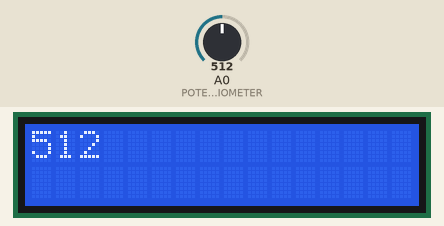
Simulated run of this sketch. Board: Arduino Uno, built with avr-gcc and run on an emulated ATmega328P. On the bench: 16×2 character LCD. The inputs (shaded band) are chosen by the test bench; at power-on: A0 (POTENTIOMETER) = 512. What the sketch prints to the serial monitor is not drawn.

Above: at 1.2 s.
1.3 s: A0 (POTENTIOMETER) set to 716
At 2.5 s:
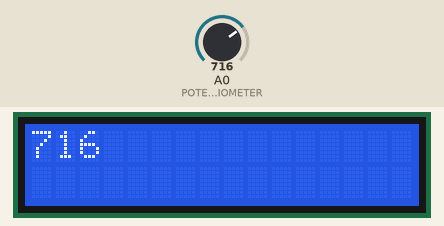
2.8 s: A0 (POTENTIOMETER) set to 900
At 3.9 s:
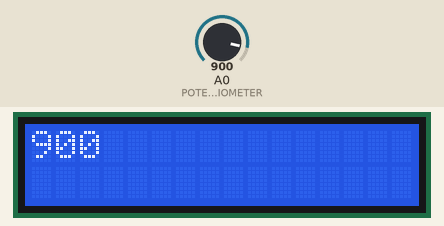
5.8 s: A0 (POTENTIOMETER) set to 1023
At 6.7 s:
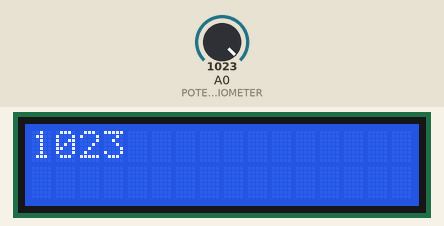
Timing chart, 0 to 8.8 s (numbered marks = the images above; inputs shaded):
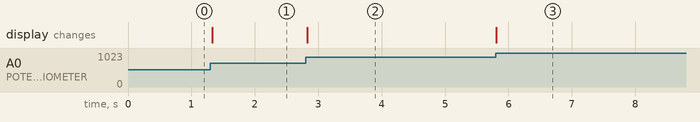

The sketch:

ex04.ino
```cpp
#include <LiquidCrystal_I2C.h>
#define POTENTIOMETER A0
LiquidCrystal_I2C lcd(0x27, 16, 2);
int prevValue;

void setup()
{
    prevValue = -1;
    Serial.begin(9600);
    lcd.init();
    lcd.backlight();
    while (!Serial)
    { /* just wait */
    }
}

void loop()
{
    int value = analogRead(POTENTIOMETER);
    if(value != prevValue){
        lcd.clear();
        lcd.setCursor(0, 0);
        lcd.print(value);
    }
    Serial.println(value);
}
```

Measured:
- after the input at 1.3 s, the display: changes at once (image 1)
- after the input at 2.8 s, the display: changes at once (image 2)
- after the input at 5.8 s, the display: changes at once (image 3)
